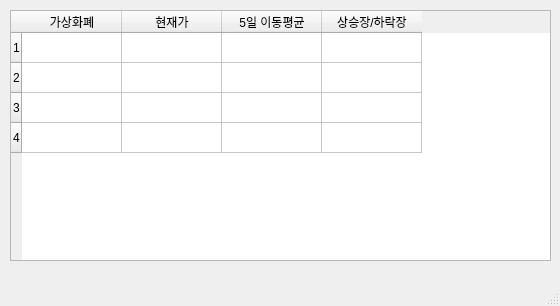
<?xml version="1.0" encoding="UTF-8"?>
<ui version="4.0">
 <class>MainWindow</class>
 <widget class="QMainWindow" name="MainWindow">
  <property name="geometry">
   <rect>
    <x>0</x>
    <y>0</y>
    <width>560</width>
    <height>306</height>
   </rect>
  </property>
  <property name="windowTitle">
   <string>가상화폐 상승장/하락장 알리미</string>
  </property>
  <widget class="QWidget" name="centralwidget">
   <widget class="QTableWidget" name="tableWidget">
    <property name="geometry">
     <rect>
      <x>10</x>
      <y>10</y>
      <width>541</width>
      <height>251</height>
     </rect>
    </property>
    <property name="rowCount">
     <number>4</number>
    </property>
    <row/>
    <row/>
    <row/>
    <row/>
    <column>
     <property name="text">
      <string>가상화폐</string>
     </property>
    </column>
    <column>
     <property name="text">
      <string>현재가</string>
     </property>
    </column>
    <column>
     <property name="text">
      <string>5일 이동평균</string>
     </property>
    </column>
    <column>
     <property name="text">
      <string>상승장/하락장</string>
     </property>
    </column>
   </widget>
  </widget>
  <widget class="QMenuBar" name="menubar">
   <property name="geometry">
    <rect>
     <x>0</x>
     <y>0</y>
     <width>560</width>
     <height>26</height>
    </rect>
   </property>
  </widget>
  <widget class="QStatusBar" name="statusbar"/>
 </widget>
 <resources/>
 <connections/>
</ui>
